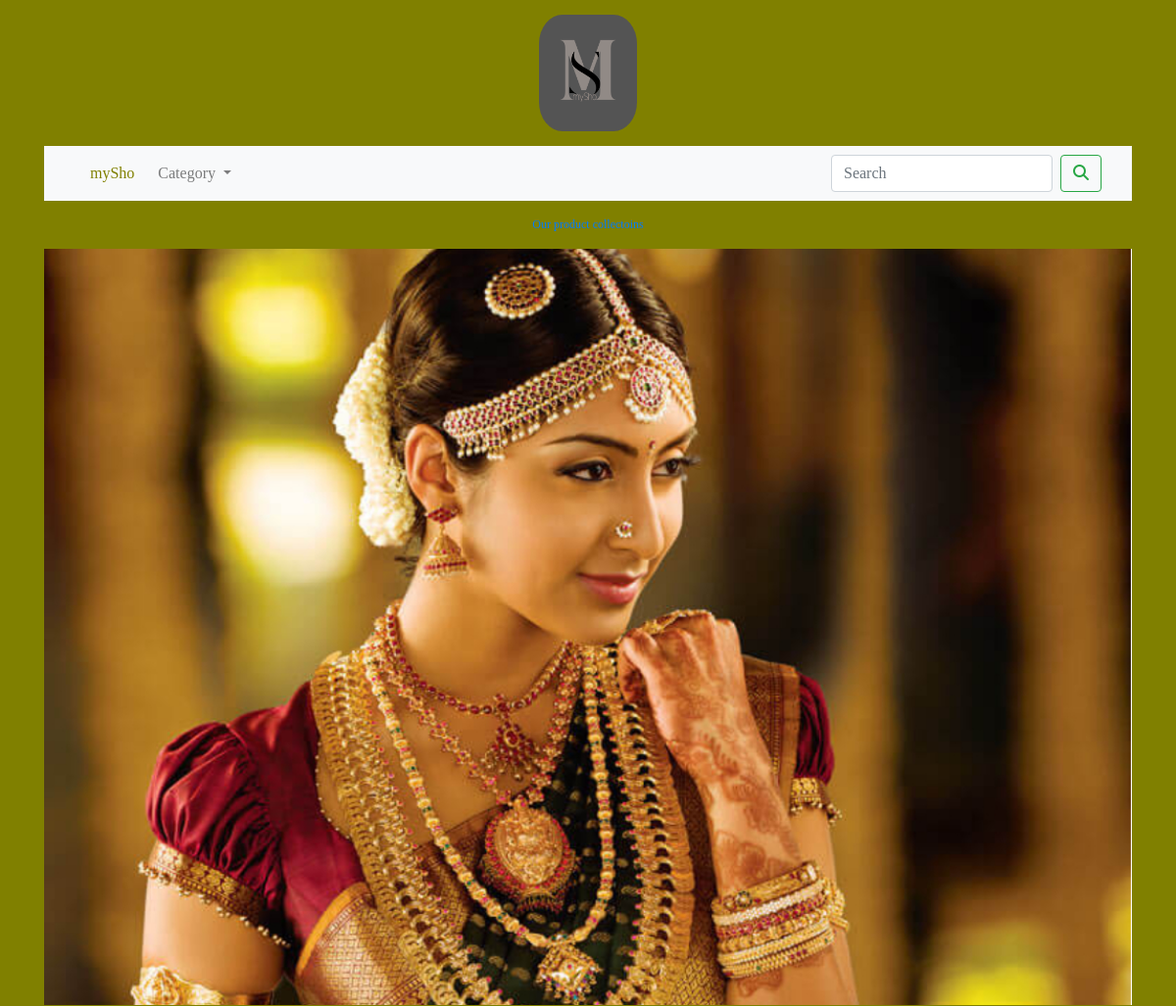
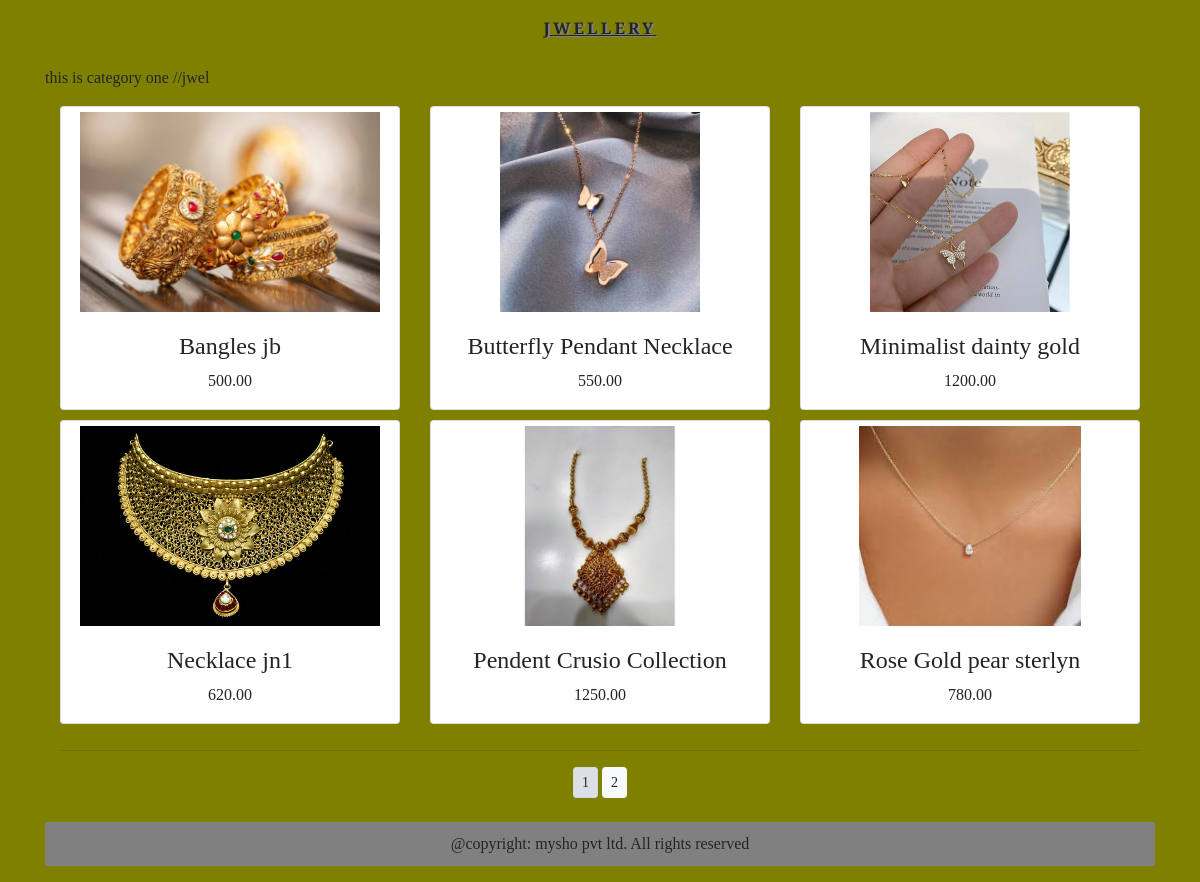
The page /shop/category1/ on the database its author committed (2 pictures, top to bottom).
### shopapp/models.py (models this page shows, shortened)
class Category(models.Model):
    name = models.CharField(max_length=200, unique=True)
    slug = models.SlugField(max_length=200, unique=True)
    description = models.TextField(blank=True)
    image = models.ImageField(upload_to='category', blank=True)
    def get_url(self):
        return reverse('shopapp:products_by_category', args=[self.slug])
    class Meta:
        ordering = ('name',)
        verbose_name = 'category'
        verbose_name_plural = 'categories'

class Product(models.Model):
    name = models.CharField(max_length=200, unique=True)
    slug = models.SlugField(max_length=200, unique=True)
    description = models.TextField(blank=True)
    price = models.DecimalField(max_digits=10, decimal_places=2)
    image = models.ImageField(upload_to='product')
    category = models.ForeignKey(Category, on_delete=models.CASCADE)
    stock = models.IntegerField()
    available = models.BooleanField(default=True)
    created = models.DateTimeField(auto_now_add=True)
    update = models.DateTimeField(auto_now=True)
    def get_url(self):
        return reverse('shopapp:proCatDetail', args=[self.category.slug, self.slug])
    class Meta:
        ordering = ('name',)
        verbose_name = 'product'
        verbose_name_plural = 'products'

### shopapp/views.py (the view)
# urls.py: path('', views.allProCat,name="allProCat"),
def allProCat(request, cat_slug=None):
    cat_page = None
    products_list = None
    if cat_slug!=None:
        cat_page = get_object_or_404(Category, slug=cat_slug)
        products_list = Product.objects.all().filter(category=cat_page, available=True)
    else:
        products_list = Product.objects.all().filter(available=True)
    my_paginator = Paginator(products_list, 6)
    try:
        page = int(request.GET.get('page', '1'))
    except:
        page = 1
    try:
        products = my_paginator.page(page)
    except (EmptyPage, InvalidPage):
        products = my_paginator.page(my_paginator.num_pages)
    return render(request, "category.html", {'cat_key': cat_page, 'pro_key': products})

### cart/context_processors.py (called while the page is built)
def counter(request):
    item_count=0
    if 'admin' in request.path:
        return{}
    else:
        try:
            cart=Cart.objects.filter(cart_id=_cart_id(request))
            cart_items = CartItem.objects.all().filter(cart=cart[:1])
            for i in cart_items:
                item_count += i.quantity
        except Cart.DoesNotExist:
            item_count=0
    return dict(item_count=item_count)

### cart/views.py (called while the page is built)
def _cart_id(request):
    cart = request.session.session_key
    if not cart:
        cart = request.session.create()
    return cart

### shopapp/context_processors.py (called while the page is built)
def menu_links(request):
    my_links = Category.objects.all()
    return dict(links=my_links)

### templates/category.html (shortened to what this page needs)
{% extends 'base.html' %}
{% load static %}
{% block content %}
    {% if cat_key %}
    <div>
        <div class="row my_row">
            <div class="mx-auto">
                <p> <a href="{% url 'shopapp:allProCat' %}"> Our product collectoins </a> </p>
            </div>
        </div>
    </div>
    {% endif %}
    {% if cat_key %}
        <div>
            <img src="{{cat_key.image.url}}" alt="category_image" width="100%"> <br>
        </div>
        <div>
            <h1 class="text-center my_title"> {{cat_key.name}} </h1>
            <p class="text-justify"> {{cat_key.description}} </p>
        </div>
    {% endif %}
<div class="container">
    <div class="row">
        {% for product in pro_key.object_list %}
        <div class="my_bottom_margin col-9 col-sm-12 col-md-4  col-lg-4">
            <div class="card text-center" >
                <a class="card-img-top my_image_padding" href="{{product.get_url}}">
                    <img src="{{product.image.url}}" alt="product image" height="200px" width="auto"> </a>
                <div>
                    <h4> {{ product.name }} </h4>
                    <p> {{ product.price }}</p>
                </div>
            </div>
        </div>
        {% endfor %}
    </div>
    <div class="mx-auto">
        {% if pro_key.paginator.num_pages > 1 %}
        <hr>
            <div class="text-center">
                {% for pg in pro_key.paginator.page_range %}
                    <a href="?page={{pg}}" class="btn btn-light btn-sm {% if pro_key.number == pg %} active {% endif %}">
                        {{pg}} </a>
                {% endfor %}
            </div>
        {% endif %}
    </div>
    <br>
</div>
{% endblock %}

### static/css/style1.css (style rules this page uses)
body { font-family: 'Playfair Display', serif; background-color: olive; }
.my_row { padding-top:15px; }
.my_row .mx-auto { color:black; font-size: 12px; }
.my_title { font-size: 16px; text-transform: uppercase; letter-spacing:.2em; padding-top:20px; padding-bottom:20px; text-decoration:underline; text-shadow:2px 1px grey; font-weight:bold; }
.my_image_padding { padding-top:5px; padding-bottom:20px; }
.my_bottom_margin { margin-bottom:10px; }

### rows shown on the page
Category: image (picture), name "JWELLERY", description "this is category one //jwel"
Product: image (picture), name "Bangles jb", price "500.00"
Product: image (picture), name "Butterfly Pendant Necklace", price "550.00"
Product: image (picture), name "Minimalist dainty gold", price "1200.00"
Product: image (picture), name "Necklace jn1", price "620.00"
Product: image (picture), name "Pendent Crusio Collection", price "1250.00"
Product: image (picture), name "Rose Gold pear sterlyn", price "780.00"

### other values the page prints
{{ pg }} "1" "2"
